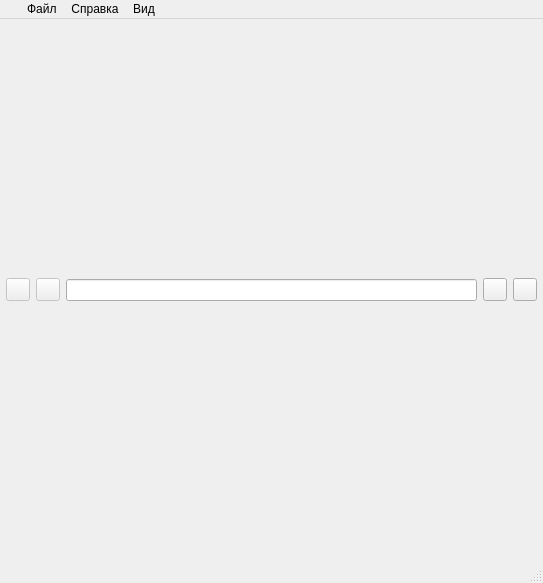
<?xml version="1.0" encoding="UTF-8"?>
<ui version="4.0">
 <class>MainWindow</class>
 <widget class="QMainWindow" name="MainWindow">
  <property name="geometry">
   <rect>
    <x>0</x>
    <y>0</y>
    <width>543</width>
    <height>583</height>
   </rect>
  </property>
  <property name="windowTitle">
   <string>Browzer</string>
  </property>
  <widget class="QWidget" name="centralwidget">
   <layout class="QVBoxLayout" name="mainLayout">
    <property name="spacing">
     <number>0</number>
    </property>
    <property name="leftMargin">
     <number>0</number>
    </property>
    <property name="topMargin">
     <number>0</number>
    </property>
    <property name="rightMargin">
     <number>0</number>
    </property>
    <property name="bottomMargin">
     <number>0</number>
    </property>
    <item>
     <widget class="QWidget" name="navigation" native="true">
      <layout class="QHBoxLayout" name="horizontalLayout" stretch="0,0,0,0,0">
       <property name="leftMargin">
        <number>6</number>
       </property>
       <property name="topMargin">
        <number>6</number>
       </property>
       <property name="rightMargin">
        <number>6</number>
       </property>
       <property name="bottomMargin">
        <number>6</number>
       </property>
       <item>
        <widget class="QToolButton" name="backBtn">
         <property name="enabled">
          <bool>false</bool>
         </property>
         <property name="autoFillBackground">
          <bool>false</bool>
         </property>
         <property name="styleSheet">
          <string notr="true"/>
         </property>
         <property name="text">
          <string/>
         </property>
         <property name="icon">
          <iconset resource="icons/file1.qrc">
           <normaloff>:/newPrefix/1484604553_left.png</normaloff>:/newPrefix/1484604553_left.png</iconset>
         </property>
        </widget>
       </item>
       <item>
        <widget class="QToolButton" name="forwardBtn">
         <property name="enabled">
          <bool>false</bool>
         </property>
         <property name="styleSheet">
          <string notr="true"/>
         </property>
         <property name="text">
          <string/>
         </property>
         <property name="icon">
          <iconset resource="icons/file1.qrc">
           <normaloff>:/newPrefix/1484604547_right.png</normaloff>:/newPrefix/1484604547_right.png</iconset>
         </property>
        </widget>
       </item>
       <item>
        <widget class="QLineEdit" name="query"/>
       </item>
       <item>
        <widget class="QToolButton" name="searchBtn">
         <property name="styleSheet">
          <string notr="true"/>
         </property>
         <property name="text">
          <string/>
         </property>
         <property name="icon">
          <iconset resource="icons/file1.qrc">
           <normaloff>:/newPrefix/1484605375_find.png</normaloff>:/newPrefix/1484605375_find.png</iconset>
         </property>
        </widget>
       </item>
       <item>
        <widget class="QToolButton" name="bookmarksBtn">
         <property name="styleSheet">
          <string notr="true"/>
         </property>
         <property name="text">
          <string/>
         </property>
         <property name="icon">
          <iconset resource="icons/file1.qrc">
           <normaloff>:/newPrefix/1484604567_star.png</normaloff>:/newPrefix/1484604567_star.png</iconset>
         </property>
        </widget>
       </item>
      </layout>
     </widget>
    </item>
   </layout>
  </widget>
  <widget class="QMenuBar" name="menubar">
   <property name="geometry">
    <rect>
     <x>0</x>
     <y>0</y>
     <width>543</width>
     <height>25</height>
    </rect>
   </property>
   <widget class="QMenu" name="FileMenu">
    <property name="title">
     <string>     Файл</string>
    </property>
    <addaction name="openAction"/>
    <addaction name="actionExit"/>
   </widget>
   <widget class="QMenu" name="menu_2">
    <property name="title">
     <string>Справка</string>
    </property>
    <addaction name="actionAbout"/>
    <addaction name="actionAboutQt"/>
   </widget>
   <widget class="QMenu" name="menu">
    <property name="title">
     <string>Вид</string>
    </property>
    <addaction name="action"/>
   </widget>
   <addaction name="FileMenu"/>
   <addaction name="menu_2"/>
   <addaction name="menu"/>
  </widget>
  <widget class="QStatusBar" name="statusbar"/>
  <action name="openAction">
   <property name="checkable">
    <bool>false</bool>
   </property>
   <property name="text">
    <string>Открыть</string>
   </property>
   <property name="statusTip">
    <string>Открыть</string>
   </property>
  </action>
  <action name="actionExit">
   <property name="text">
    <string>Выйти</string>
   </property>
   <property name="statusTip">
    <string>Выйти</string>
   </property>
  </action>
  <action name="actionAbout">
   <property name="text">
    <string>О программе</string>
   </property>
   <property name="statusTip">
    <string>О программе</string>
   </property>
  </action>
  <action name="actionAboutQt">
   <property name="text">
    <string>O Qt</string>
   </property>
  </action>
  <action name="action">
   <property name="text">
    <string>Панель закладок</string>
   </property>
  </action>
 </widget>
 <resources>
  <include location="icons/file1.qrc"/>
 </resources>
 <connections/>
</ui>
